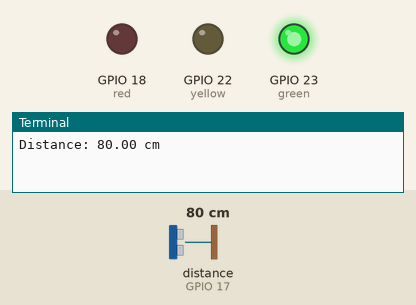
Simulated run of this program. Board: Raspberry Pi (BCM pin numbers). Shown: output pins drawn as LEDs (lit = HIGH), the last lines printed to the terminal. The test bench sets the inputs (shaded band); at power-on: distance to the obstacle (sensor on GPIO 17) 80 cm. The echo pulse lasts 58.3 µs per cm.

Above: at 1.2 s.
1.3 s: distance to the obstacle (sensor on GPIO 17) set to 22 cm
3.6 s: distance to the obstacle (sensor on GPIO 17) set to 17 cm
At 5.0 s:
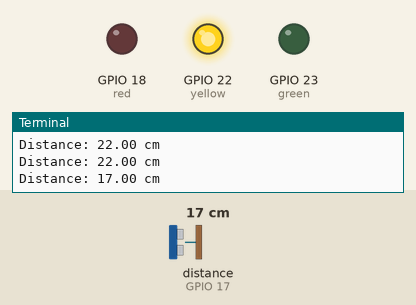
5.9 s: distance to the obstacle (sensor on GPIO 17) set to 11 cm
7.6 s: distance to the obstacle (sensor on GPIO 17) set to 8 cm
At 9.3 s:
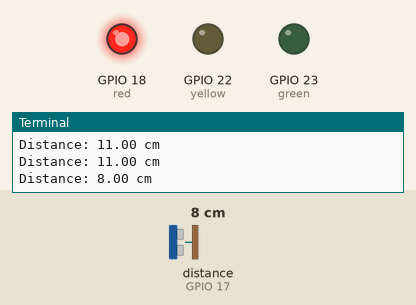
9.9 s: distance to the obstacle (sensor on GPIO 17) set to 18 cm
At 10.9 s:
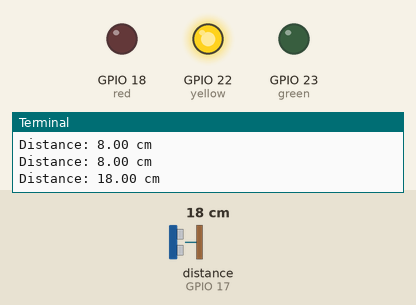
11.9 s: distance to the obstacle (sensor on GPIO 17) set to 2 cm
At 13.6 s:
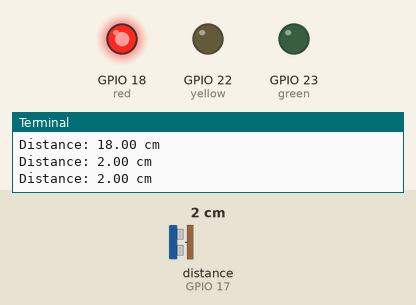
Timing chart, 0 to 14.9 s (numbered marks = the images above; inputs shaded):
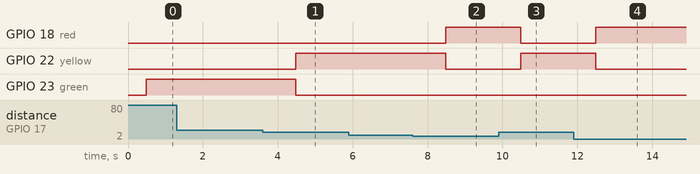

The program:

1-hc-sr04.py
```python
from gpiozero import DistanceSensor, LED
from time import sleep

ds = DistanceSensor(echo=17, trigger=27)
green = LED(23)
yellow = LED(22)
red = LED(18)

try:
	while True:
		distance = ds.distance * 100
		print(f"Distance: {distance:.2f} cm")
		if  distance < 10:
			green.off()
			yellow.off()
			red.on()
		elif distance < 20:
			green.off()
			yellow.on()
			red.off()
		else:
			green.on()
			yellow.off()
			red.off()
		sleep(1)
except KeyboardInterrupt:
	print("Exiting...")
```

Measured:
- the behaviour switches between 20 and 19 cm on distance to the obstacle (sensor on GPIO 17) (found by bisection; images 0 and 1)
- the behaviour switches between 10 and 9 cm on distance to the obstacle (sensor on GPIO 17) (found by bisection; images 1 and 2)
- after the input at 3.6 s, GPIO 22 (yellow): LOW → HIGH after 0.88 s; GPIO 23 (green): HIGH → LOW after 0.88 s
- after the input at 7.6 s, GPIO 18 (red): LOW → HIGH after 0.88 s; GPIO 22 (yellow): HIGH → LOW after 0.88 s
- after the input at 9.9 s, GPIO 18 (red): HIGH → LOW after 0.58 s; GPIO 22 (yellow): LOW → HIGH after 0.58 s
- after the input at 11.9 s, GPIO 18 (red): LOW → HIGH after 0.58 s; GPIO 22 (yellow): HIGH → LOW after 0.58 s
